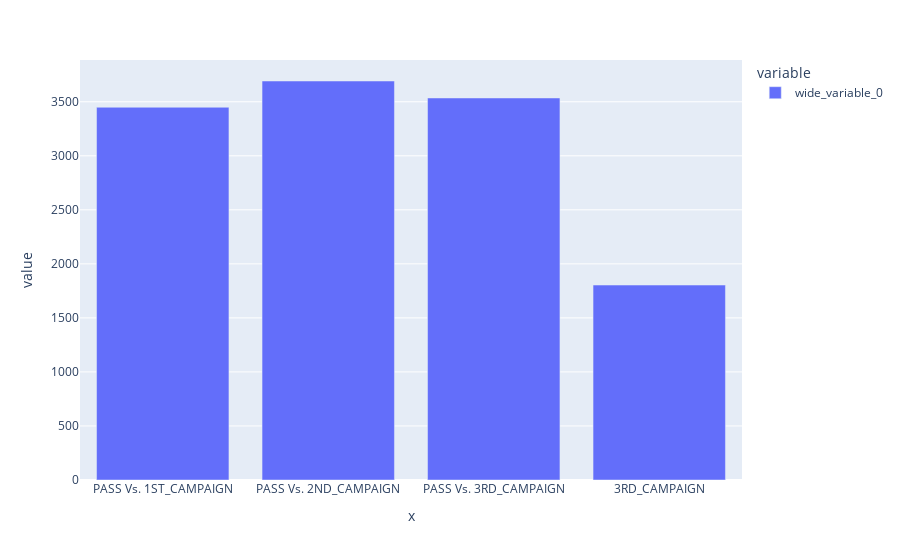

This figure's notebook cell:
### Code cell
X3=['PASS Vs. 1ST_CAMPAIGN','PASS Vs. 2ND_CAMPAIGN','PASS Vs. 3RD_CAMPAIGN','3RD_CAMPAIGN']
Y3=pd.Series([[df.PASS.sum(),df.PASS.sum()+(df['1ST_CAMPAIGN'].sum()-df['2ND_CAMPAIGN'].sum()),df.PASS.sum()+(df['1ST_CAMPAIGN'].sum()-df['3RD_CAMPAIGN'].sum()),df['3RD_CAMPAIGN'].sum() ]])
px.bar(x= X3, y= Y3)

### Figure 1 — Plotly figure (JSON) as saved in the notebook; plotly's stock layout.template omitted (floating-point values rounded to 4 significant figures)
{"data": [{"alignmentgroup": "True", "hovertemplate": "variable=wide_variable_0<br>x=%{x}<br>value=%{y}<extra></extra>", "legendgroup": "wide_variable_0", "marker": {"color": "#636efa", "pattern": {"shape": ""}}, "name": "wide_variable_0", "offsetgroup": "wide_variable_0", "orientation": "v", "showlegend": true, "textposition": "auto", "type": "bar", "x": ["PASS Vs. 1ST_CAMPAIGN", "PASS Vs. 2ND_CAMPAIGN", "PASS Vs. 3RD_CAMPAIGN", "3RD_CAMPAIGN"], "xaxis": "x", "y": [3449, 3692, 3535, 1804], "yaxis": "y"}], "layout": {"barmode": "relative", "legend": {"title": {"text": "variable"}, "tracegroupgap": 0}, "margin": {"t": 60}, "xaxis": {"anchor": "y", "domain": [0, 1], "title": {"text": "x"}}, "yaxis": {"anchor": "x", "domain": [0, 1], "title": {"text": "value"}}}}
